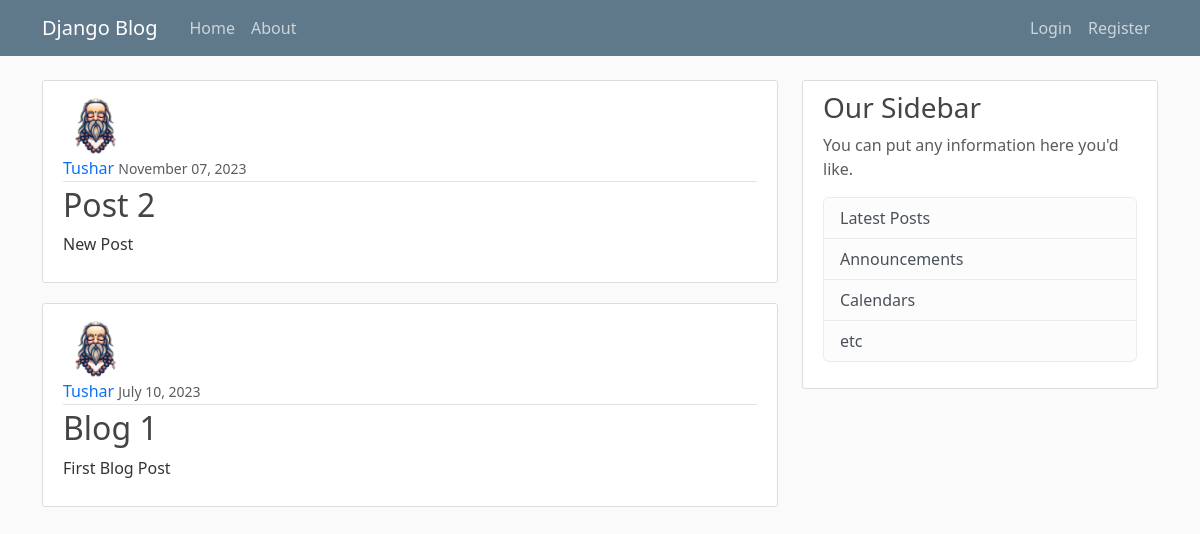
Before: / with the older database file.
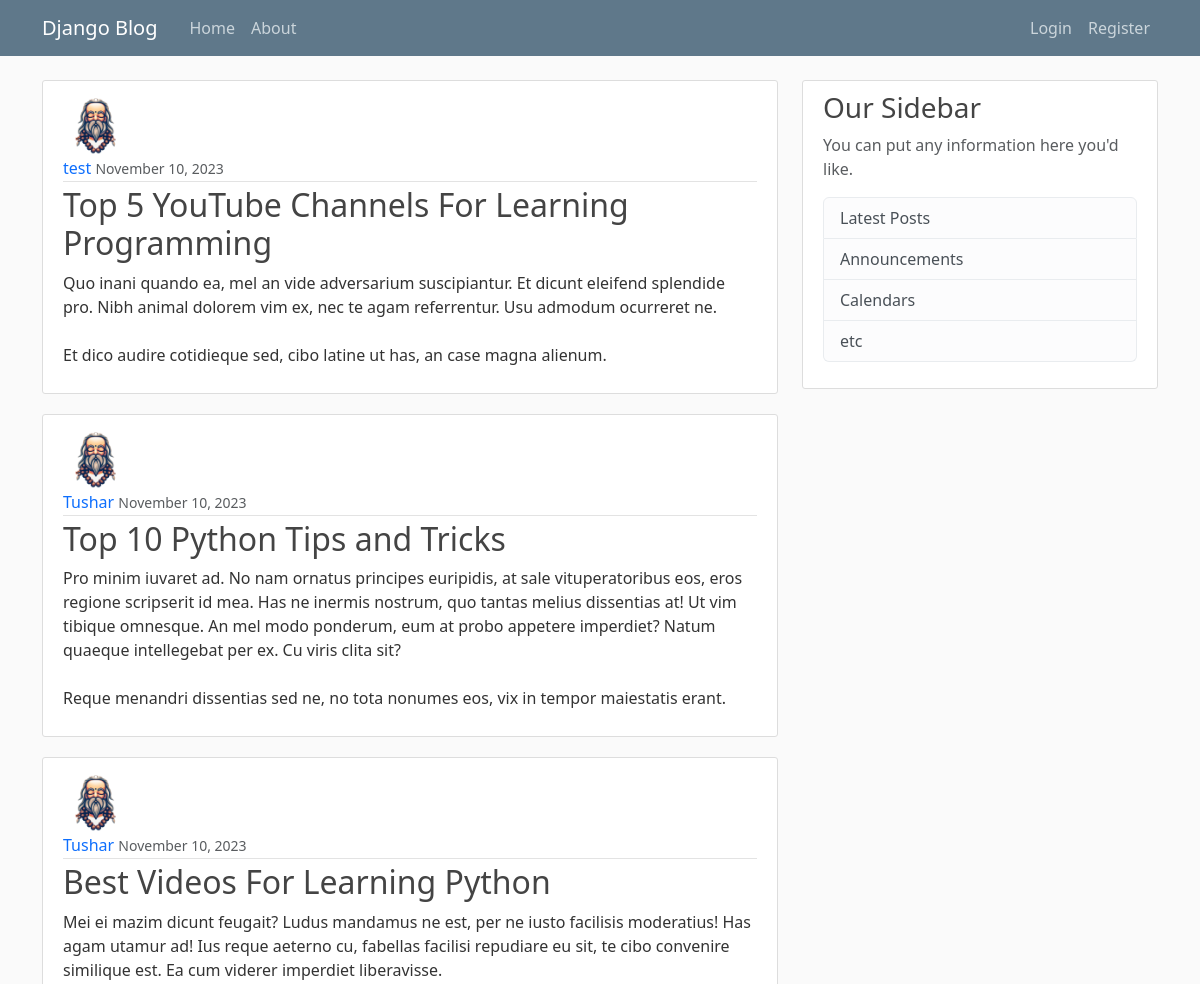
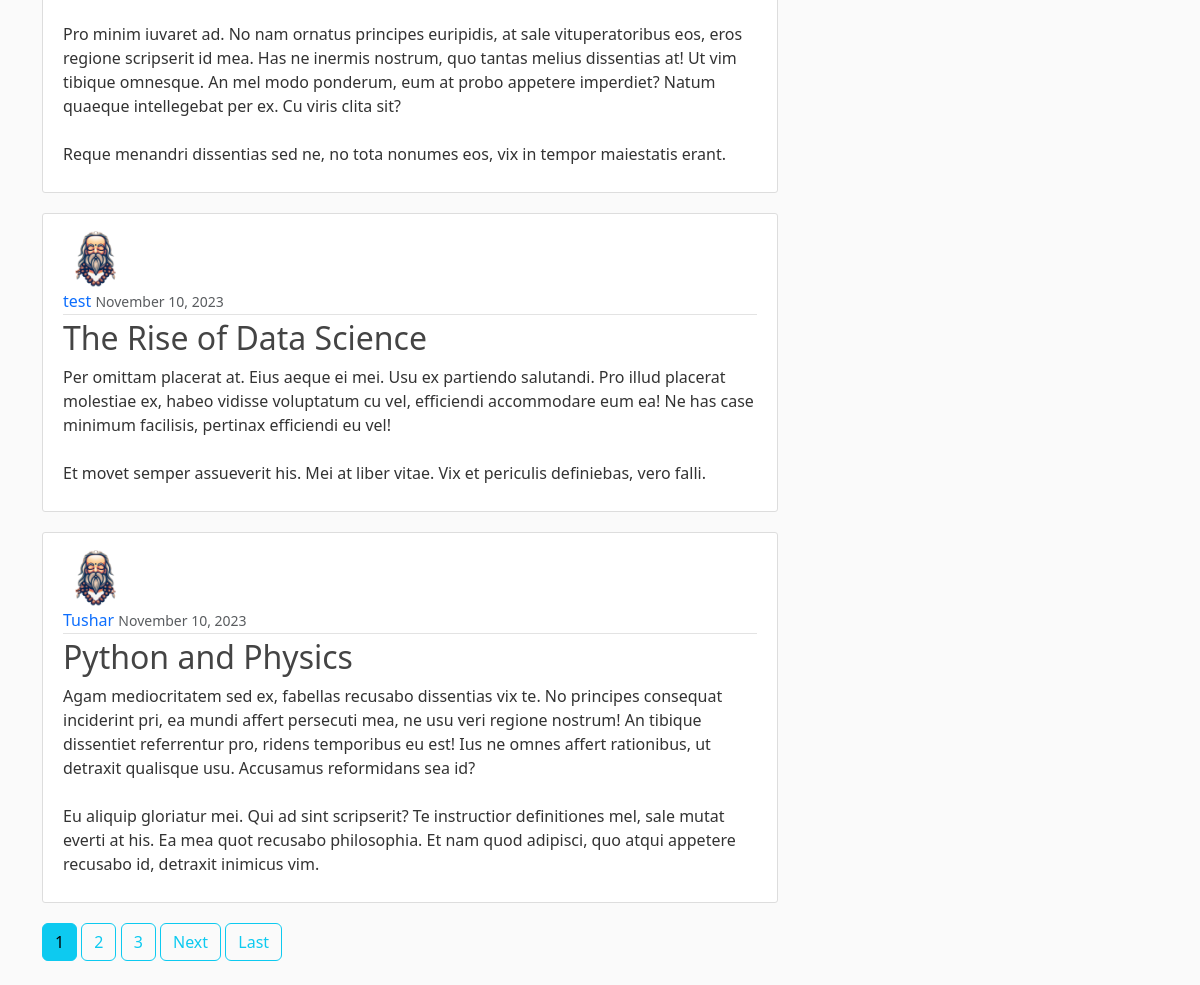
After: the same page with the newer database file (2 pictures, top to bottom).
### blog/models.py (models this page shows, shortened)
class Post(models.Model):
    title = models.CharField(max_length=100)
    content = models.TextField()
    date_posted = models.DateTimeField(default=timezone.now)
    author = models.ForeignKey(User, on_delete=models.CASCADE)

### users/models.py (models this page shows, shortened)
class Profile(models.Model):
    user = models.OneToOneField(User, on_delete=models.CASCADE)
    image = models.ImageField(default='default.png', upload_to='profile_pics')

### blog/views.py (the view)
# urls.py: path('', PostListView.as_view(), name='blog-home'),
class PostListView(ListView):
    model = Post
    template_name = 'blog/home.html' # <app>/<model>_<viewtype>.html
    context_object_name = 'posts'
    ordering = ['-date_posted']
    paginate_by = 5

### blog/templates/blog/home.html (shortened to what this page needs)
{% extends "blog/base.html" %}
{% block content %}
    {% for post in posts %}
        <article class="media content-section">
            <img src="{{ post.author.profile.image.url }}" alt="" class="rounded-circle article-img">
            <div class="media-body">
                <div class="article-metadata">
                    <a class="mr-2" href="{% url 'user-posts' post.author.username %}">{{ post.author }}</a>
                    <small class="text-muted">{{ post.date_posted|date:"F d, Y" }}</small>
                </div>
                <h2><a class="article-title" href="{% url 'post-detail' post.id%}">{{ post.title }}</a></h2>
                <p class="article-content">{{ post.content }}</p>
            </div>
        </article>
    {% endfor %}
    {% if is_paginated %}
        {% for num in page_obj.paginator.page_range %}
            {% if page_obj.number == num %}
                <a class="btn btn-info mb-4" href="?page={{ num }}">{{ num }}</a>
            {% elif num > page_obj.number|add:'-3' and num < page_obj.number|add:'3' %}
            <a class="btn btn-outline-info mb-4" href="?page={{ num }}">{{ num }}</a>
            {% endif %}
        {% endfor %}
        {% if page_obj.has_next %}
        <a class="btn btn-outline-info mb-4" href="?page={{ page_obj.next_page_number }}">Next</a>
        <a class="btn btn-outline-info mb-4" href="?page={{ page_obj.paginator.num_pages }}">Last</a>
        {% endif %}
    {% endif %}
{% endblock content %}

Changed rows visible on the page:
no longer on this page (row unchanged): Post: author.profile.image (picture), author "Tushar", date_posted "November 07, 2023", title "Post 2", content "New Post"
no longer on this page (row unchanged): Post: author.profile.image (picture), author "Tushar", date_posted "July 10, 2023", title "Blog 1", content "First Blog Post"
added Post: author.profile.image (placeholder picture), author "test", date_posted "November 10, 2023", title "Top 5 YouTube Channels For Learning Programming", content "Quo inani quando ea, mel an vide adversarium suscipiantur. Et dicunt eleifend splendide pro. Nibh animal dolorem vim ex, nec te agam referrentur. Usu admodum ocurreret ne. Et dico audire cotidieque sed, cibo latine ut has, an case magna alienum."
added Post: author.profile.image (picture), author "Tushar", date_posted "November 10, 2023", title "Top 10 Python Tips and Tricks", content "Pro minim iuvaret ad. No nam ornatus principes euripidis, at sale vituperatoribus eos, eros regione scripserit id mea. Has ne inermis nostrum, quo tantas melius dissentias at! Ut vim tibique omnesque. An mel modo ponderum, eum at probo appetere imperdiet? Natum quaeque intellegebat per ex. Cu viris clita sit? Reque menandri dissentias sed ne, no tota nonumes eos, vix in tempor maiestatis erant."
added Post: author.profile.image (picture), author "Tushar", date_posted "November 10, 2023", title "Best Videos For Learning Python", content "Mei ei mazim dicunt feugait? Ludus mandamus ne est, per ne iusto facilisis moderatius! Has agam utamur ad! Ius reque aeterno cu, fabellas facilisi repudiare eu sit, te cibo convenire similique est. Ea cum viderer imperdiet liberavisse. Pro minim iuvaret ad. No nam ornatus principes euripidis, at sale vituperatoribus eos, eros regione scripserit id mea. Has ne inermis nostrum, quo tantas melius dissentias at! Ut vim tibique omnesque. An mel modo ponderum, eum at probo appetere imperdiet? Natum quaeque intellegebat per ex. Cu viris clita sit? Reque menandri dissentias sed ne, no tota nonumes eos, vix in tempor maiestatis erant."
added Post: author.profile.image (placeholder picture), author "test", date_posted "November 10, 2023", title "The Rise of Data Science", content "Per omittam placerat at. Eius aeque ei mei. Usu ex partiendo salutandi. Pro illud placerat molestiae ex, habeo vidisse voluptatum cu vel, efficiendi accommodare eum ea! Ne has case minimum facilisis, pertinax efficiendi eu vel! Et movet semper assueverit his. Mei at liber vitae. Vix et periculis definiebas, vero falli."
added Post: author.profile.image (picture), author "Tushar", date_posted "November 10, 2023", title "Python and Physics", content "Agam mediocritatem sed ex, fabellas recusabo dissentias vix te. No principes consequat inciderint pri, ea mundi affert persecuti mea, ne usu veri regione nostrum! An tibique dissentiet referrentur pro, ridens temporibus eu est! Ius ne omnes affert rationibus, ut detraxit qualisque usu. Accusamus reformidans sea id? Eu aliquip gloriatur mei. Qui ad sint scripserit? Te instructior definitiones mel, sale mutat everti at his. Ea mea quot recusabo philosophia. Et nam quod adipisci, quo atqui appetere recusabo id, detraxit inimicus vim."
Other visible differences:
new list line: "1"
new list line: "2"
new list line: "3"
text now shown: "Next Last"
